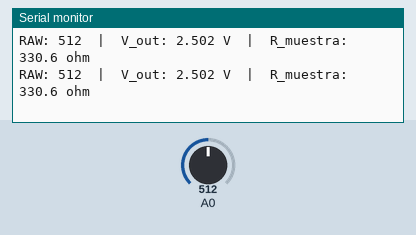
This sketch was run on a simulated Arduino Uno, built with avr-gcc and run on an emulated ATmega328P. On the bench: the last lines printed to the serial monitor. Inputs (shaded band) come from the test bench; at power-on: A0 = 512.

Above: at 1.3 s.
1.4 s: A0 set to 1011
At 1.9 s:
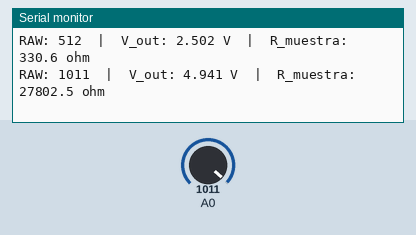
2.9 s: A0 set to 1023
At 3.5 s:
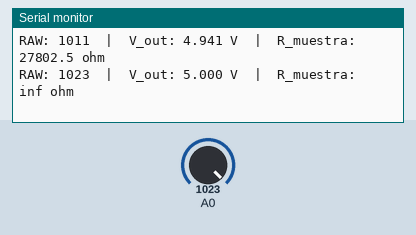

The sketch:

eregami_resistance.ino
```cpp
const float R_REF = 330.0;
const float V_CC = 5.0;

void setup() {
  Serial.begin(9600);
  Serial.println("=== TEST DE CONEXION ===");
  Serial.println("R_ref = 120 ohm");
  Serial.println("------------------------");
}

void loop() {
  int raw = analogRead(A0);
  float v_out = raw * (V_CC / 1023.0);
  float r_muestra = R_REF * v_out / (V_CC - v_out);

  Serial.print("RAW: ");
  Serial.print(raw);
  Serial.print("  |  V_out: ");
  Serial.print(v_out, 3);
  Serial.print(" V  |  R_muestra: ");
  Serial.print(r_muestra, 1);
  Serial.println(" ohm");

  delay(500);
}
```

Measured:
- the behaviour switches between 1022 and 1023 on A0 (found by bisection; images 1 and 2)
- after the input at 1.4 s, the serial monitor: prints a new line after 0.16 s (image 1)
- after the input at 2.9 s, the serial monitor: prints a new line after 0.17 s (image 2)
